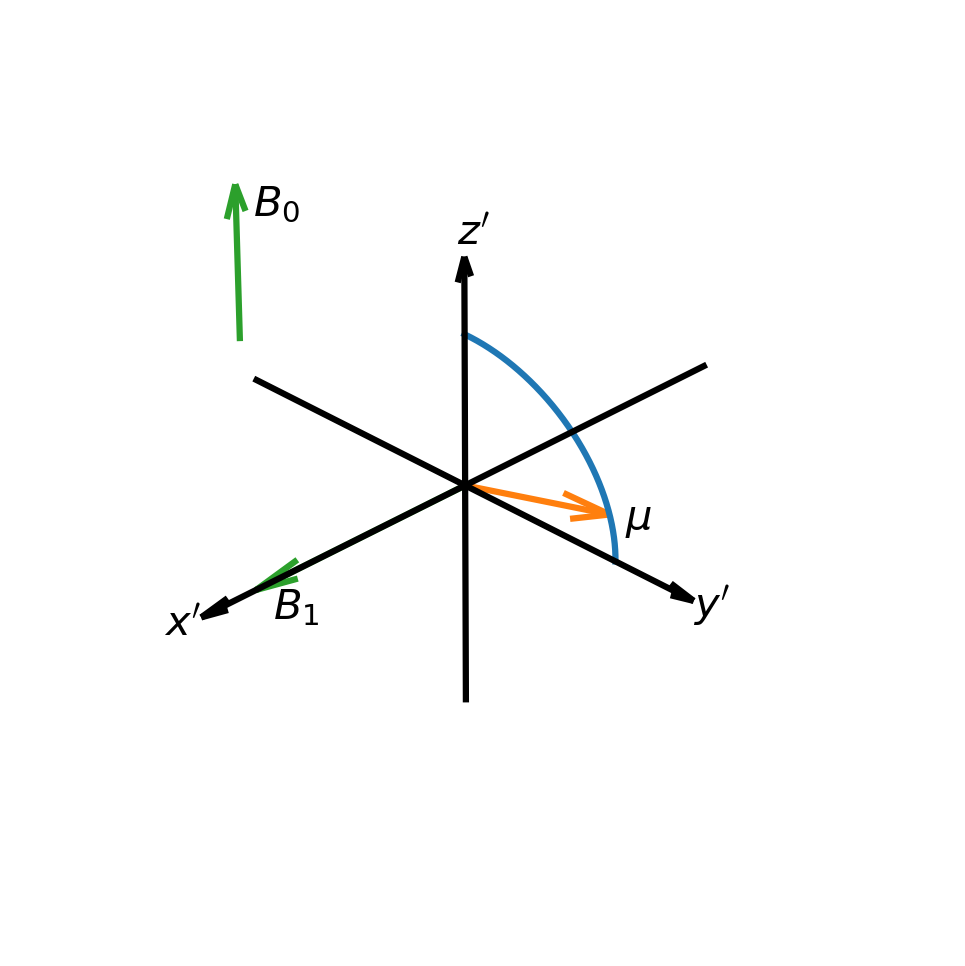

Reproduce this figure in Python.
# -*- coding: utf-8 -*-
"""
Created on Sun Dec 27 17:48:12 2020

@author: Alex Daniel
"""
import matplotlib
import matplotlib.pyplot as plt
import numpy as np
import seaborn as sns

matplotlib.use("pgf")
matplotlib.rcParams.update({
    "pgf.texsystem": "pdflatex",
    'font.family': 'serif',
    'text.usetex': True,
    'pgf.rcfonts': False,
})
 
#%% Lab Frame   
fig1 = plt.figure(figsize=plt.figaspect(0.5))
ax1 = fig1.add_subplot(1, 1, 1, projection='3d')
ax1.view_init(30, 45)
ax1.grid(False)
ax1.axis(False)

# Axis
x, y, z = np.array([[-1.5,0,0],[0,-1.5,0],[0,0,-1.5]])
u, v, w = np.array([[3,0,0],[0,3,0],[0,0,3]])
ax1.quiver(x,y,z,u,v,w,arrow_length_ratio=0.05, color="k", zorder=1)
ax1.text(0.1, 1.6, 0, '$y$')
ax1.text(1.7, 0, 0, '$x$')
ax1.text(0, -0.05, 1.55, '$z$')

# Vector Path
points = 500
theta = np.linspace(0, -12 * np.pi, points)
z = np.cos(np.linspace(0, np.pi/2, points))
r = np.sin(np.linspace(0, np.pi/2, points))
x = r * np.sin(theta)
y = r * np.cos(theta)
ax1.plot(x, y, z, color='C0', zorder=3)

# Vector
x, y, z = np.array([0,0,0])
vector = np.array([-0.5,1,0.3])
u, v, w = vector/np.sqrt(np.sum(vector ** 2))
ax1.quiver(x,y,z,u,v,w,arrow_length_ratio=0.3, color="C1")
ax1.text(u-0.05, v+0.05, w-0.1, '$\mu$', zorder=2)

# B0
x, y, z = np.array([0.7,-0.7,1])
u, v, w = np.array([0,0,1])
# u, v, w = vector/np.sqrt(np.sum(vector ** 2))
ax1.quiver(x,y,z,u,v,w,arrow_length_ratio=0.2, color="C2")
ax1.text(x + u -0.05, y + v+0.05, z + w-0.2, '$B_0$', zorder=3)

# B1
x, y, z = np.array([0,0,0])
u, v, w = np.array([1.2,0,0])
# u, v, w = vector/np.sqrt(np.sum(vector ** 2))
ax1.quiver(x,y,z,u,v,w,arrow_length_ratio=0.2, color="C2", zorder=3)
ax1.text(u-0.05, v+0.05, w-0.2, '$B_1$')

fig1.savefig('lab_frame.eps', bbox_inches='tight', pad_inches=-0.3,
             dpi=300, transparent=True)
plt.show()

#%% Rotating Frame
fig2 = plt.figure(figsize=plt.figaspect(0.5))
ax2 = fig2.add_subplot(1, 1, 1, projection='3d')
ax2.view_init(30, 45)
ax2.grid(False)
ax2.axis(False)

# Axis
x, y, z = np.array([[-1.5,0,0],[0,-1.5,0],[0,0,-1.5]])
u, v, w = np.array([[3,0,0],[0,3,0],[0,0,3]])
ax2.quiver(x,y,z,u,v,w,arrow_length_ratio=0.05, color="black", zorder=1)
ax2.text(0.1, 1.6, 0, '$y\'$')
ax2.text(1.7, 0, 0, '$x\'$')
ax2.text(0, -0.05, 1.55, '$z\'$')

# Vector Path
points = 500
theta = np.linspace(0, np.pi/2, points)
z = np.cos(theta)
x = np.zeros(points)
y = np.sin(theta)
ax2.plot(x, y, z, color='C0', zorder=3)

# Vector
x, y, z = np.array([0,0,0])
vector = np.array([-0,1,0.3])
u, v, w = vector/np.sqrt(np.sum(vector ** 2))
ax2.quiver(x,y,z,u,v,w,arrow_length_ratio=0.3, color="C1")
ax2.text(u-0.05, v+0.05, w-0.1, '$\mu$')

# B0
x, y, z = np.array([0.7,-0.7,1])
u, v, w = np.array([0,0,1])
# u, v, w = vector/np.sqrt(np.sum(vector ** 2))
ax2.quiver(x,y,z,u,v,w,arrow_length_ratio=0.2, color="C2", zorder=3)
ax2.text(x + u -0.05, y + v+0.05, z + w-0.2, '$B_0$')

# B1
x, y, z = np.array([0,0,0])
u, v, w = np.array([1.2,0,0])
# u, v, w = vector/np.sqrt(np.sum(vector ** 2))
ax2.quiver(x,y,z,u,v,w,arrow_length_ratio=0.2, color="C2", zorder=3)
ax2.text(u-0.05, v+0.05, w-0.2, '$B_1$')



fig2.savefig('rotating_frame.eps', bbox_inches='tight', pad_inches=-0.3,
             dpi=300, transparent=True)
